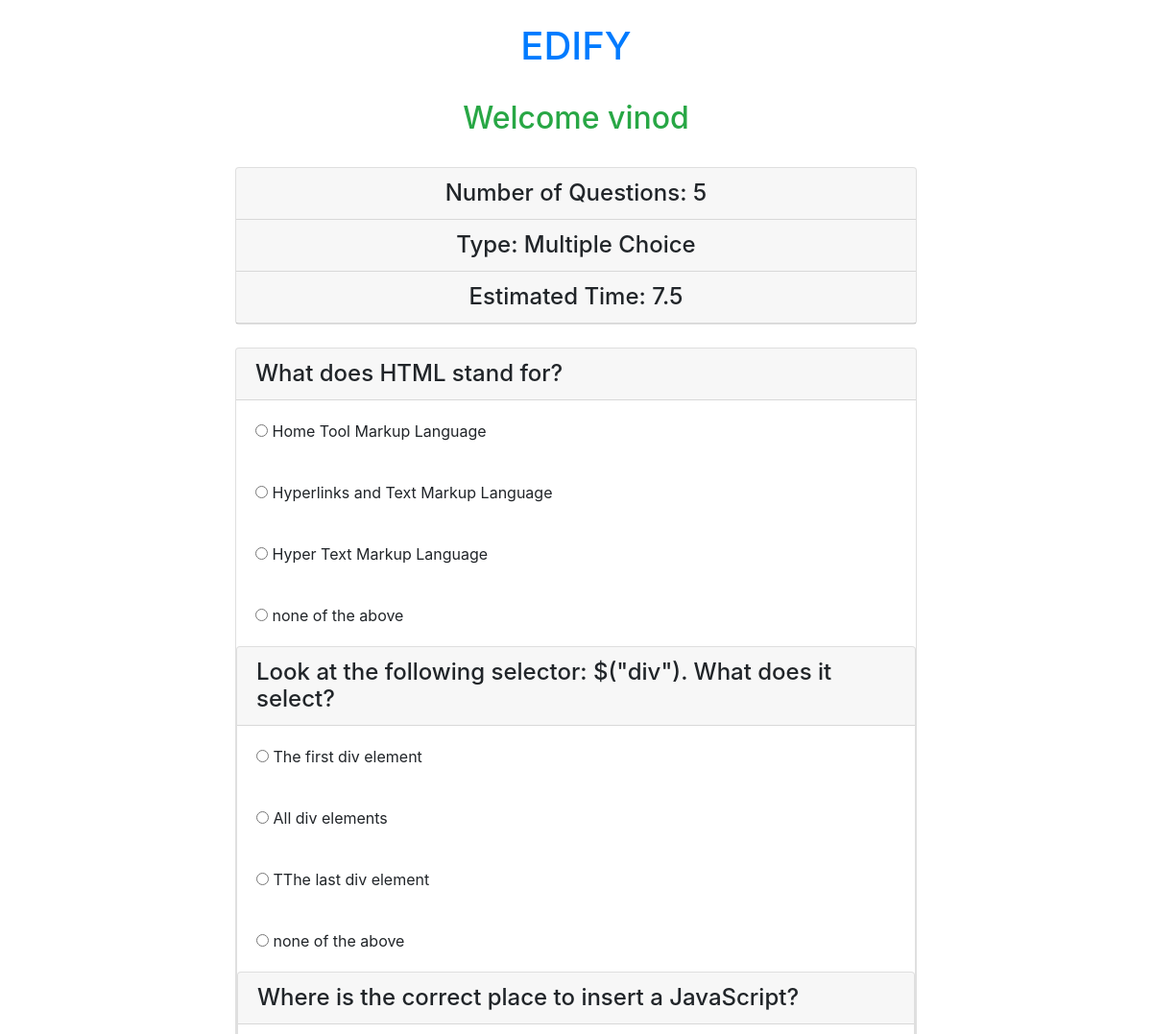
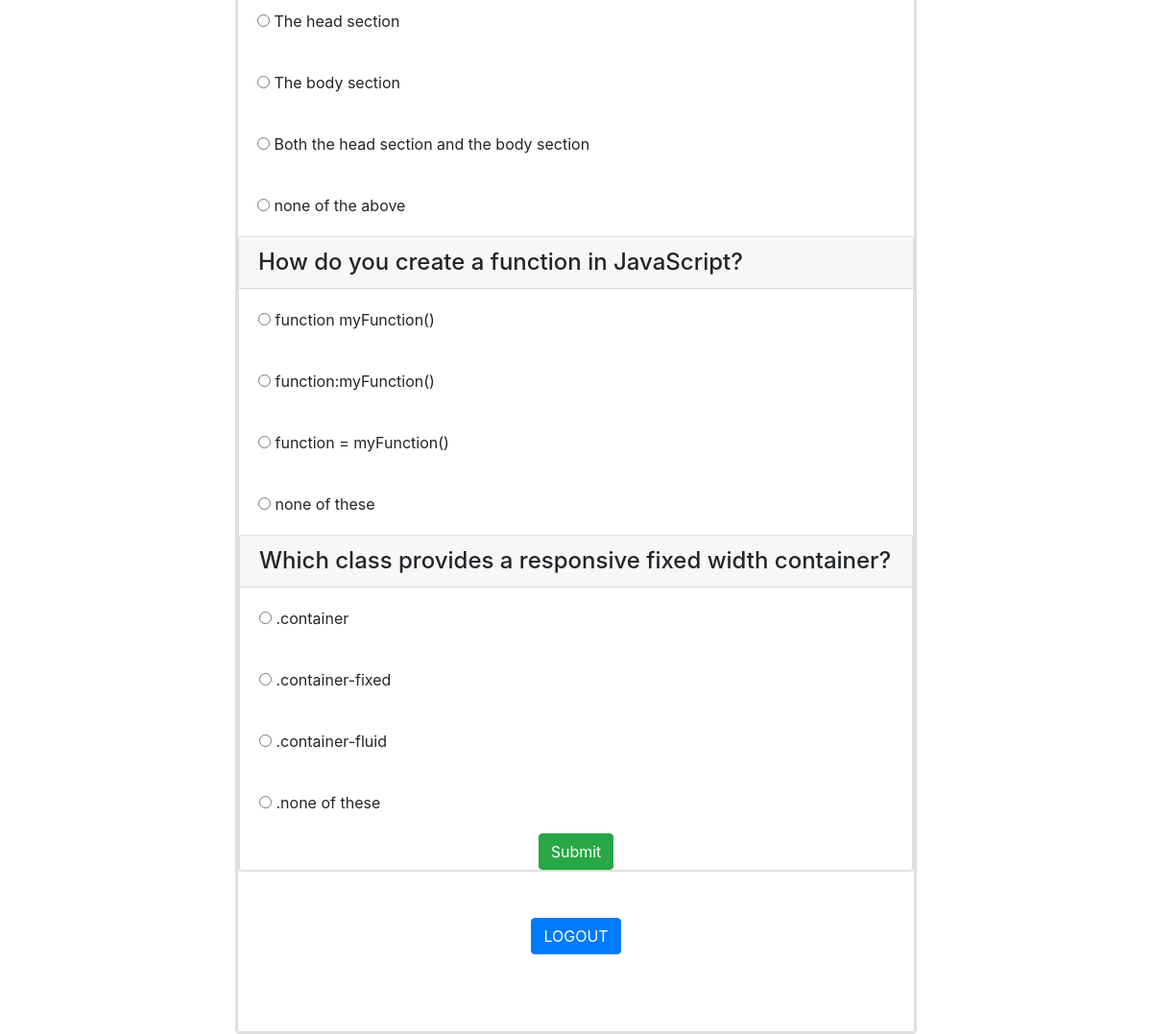
Screenshot of /home.php (signed in) with the database file from the repository (2 pictures, top to bottom).
### tables this page shows
CREATE TABLE `questions` (
  `qid` int(250) NOT NULL,
  `question` varchar(250) DEFAULT NULL,
  `ans_id` int(250) DEFAULT NULL
);

CREATE TABLE `answers` (
  `aid` int(250) NOT NULL,
  `answer` varchar(250) DEFAULT NULL,
  `ans_id` int(250) DEFAULT NULL
);

### home.php (the view, shortened to what this page needs)
<?php
$con = mysqli_connect('localhost','root');
mysqli_select_db($con, 'quizdbase');
?>
<!DOCTYPE html>
<html>
<head>
	<link rel="stylesheet" href="https://cdn.jsdelivr.net/npm/bootstrap@4.5.3/dist/css/bootstrap.min.css">
</head>
<body>
<div class="container">
	<br> <h1 class="text-center text-primary"> EDIFY </h1><br>
	<h2 class="text-center text-success"> Welcome <?php echo $_SESSION['username']; ?> </h2> <br>
<div class="col-lg-8 m-auto d-block">
	<div class="card" >
	<?php
	 $m = " SELECT * FROM questions ";
	 $total_questions = mysqli_num_rows(mysqli_query($con, $m));
	 ?>
		<h4 class="text-center card-header"> Number of Questions: <?php echo $total_questions; ?> </h4>
		<h4 class="text-center card-header"> Type: Multiple Choice </h4>
		<h4 class="text-center card-header"> Estimated Time:</strong> <?php echo $total_questions*1.5; ?> </h4>
	 </div><br>
	 <form action="check.php" method="post">
	 <?php
	 $m = " SELECT * FROM questions ";
	 $total_questions = mysqli_num_rows(mysqli_query($con, $m));
	 for($i=1 ; $i < $total_questions + 1 ; $i++){
	 $q = "SELECT * FROM questions where qid = $i";
	 $query = mysqli_query($con, $q);
	 while ($rows = mysqli_fetch_array($query) ) {
	 	?>
	 	<div class="card">
	 		<h4 class="card-header"> <?php echo $rows['question']  ?>  </h4>
	 		<?php
	 			 $q = "SELECT * FROM answers where ans_id = $i";
				 $query = mysqli_query($con, $q);
				 while ($rows = mysqli_fetch_array($query) ) {
				 	?>
				 	<div class="card-body">
				 		<input type="radio" name="quizcheck[<?php echo $rows['ans_id']; ?>]" value="<?php echo $rows['aid']; ?>">
				 		<?php echo $rows['answer']; ?>
				 	</div>
<?php
	 }
	 }
	}
	 ?>
	 <input type="submit" name="submit" value="Submit" class="btn btn-success m-auto d-block">
</form>
</div>
</div><br><br>
	<div class="m-auto d-block">
	<a href="logout.php" class="btn btn-primary "> LOGOUT </a>
	</div><br>
	<div>
	</div><br><br>
</body>
</html>

### rows the page displays
questions: question "What does HTML stand for?"
answers: answer "Home Tool Markup Language"
answers: answer "Hyperlinks and Text Markup Language"
answers: answer "Hyper Text Markup Language"
answers: answer "none of the above"
questions: question "Look at the following selector: $(\"div\"). What does it select?"
answers: answer "The first div element"
answers: answer "All div elements"
answers: answer "TThe last div element"
answers: answer "none of the above"
questions: question "Where is the correct place to insert a JavaScript?"
answers: answer "The head section"
answers: answer "The body section"
answers: answer "Both the head section and the body section"
answers: answer "none of the above"
questions: question "How do you create a function in JavaScript?"
answers: answer "function myFunction()"
answers: answer "function:myFunction()"
answers: answer "function = myFunction()"
answers: answer "none of these"
questions: question "Which class provides a responsive fixed width container?"
answers: answer ".container"
answers: answer ".container-fixed"
answers: answer ".container-fluid"
answers: answer ".none of these"

### other values shown
$_SESSION['username'] "vinod"
$total_questions "5"
$total_questions*1.5 "7.5"
